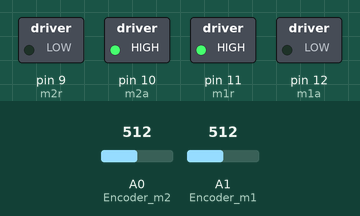
Recording of a sketch running on a simulated Arduino Uno, built with avr-gcc and run on an emulated ATmega328P. On the bench: switched loads named in the sketch (green lamp = pin HIGH). Inputs (shaded band) come from the test bench; at power-on: A0 (Encoder_m2) = 512, A1 (Encoder_m1) = 512. What the sketch prints to the serial monitor is not drawn.

Above: at 0.1 s.
Timing chart, 0 to 1.6 s (numbered marks = the images above):
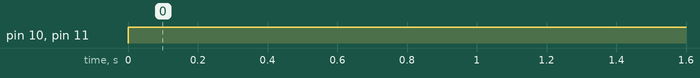

Measured:
- by itself, pin 10 (m2a), pin 11 (m1r): LOW → HIGH at 0.00 s

The sketch:

frecuencia_voltaje_prueba.ino
```cpp
int Encoder_m1=A1;//Analogico 1
int Encoder_m2=A0;//Analogico 0
int Input1,Input2;
///////////////////////////////////////////

void setup() {
  // initialize both serial ports:
  Serial.begin(9600);
 //pines motor
  pinMode(9, OUTPUT);   //m2r
  pinMode(10, OUTPUT);   //m2a
  pinMode(11, OUTPUT);   //m1r
  pinMode(12, OUTPUT);   //m1a
}

void loop() {
  //ejecucion de pwms
  analogWrite(10,255);
  analogWrite(11,255);
  // Rutina del controlador PID
  Input1=analogRead(Encoder_m1);
  Input2=analogRead(Encoder_m2);
  //para testeo
  Serial.print(Input1);
  Serial.print("  ");
  Serial.println(Input2);

  delay(200);

}
```
